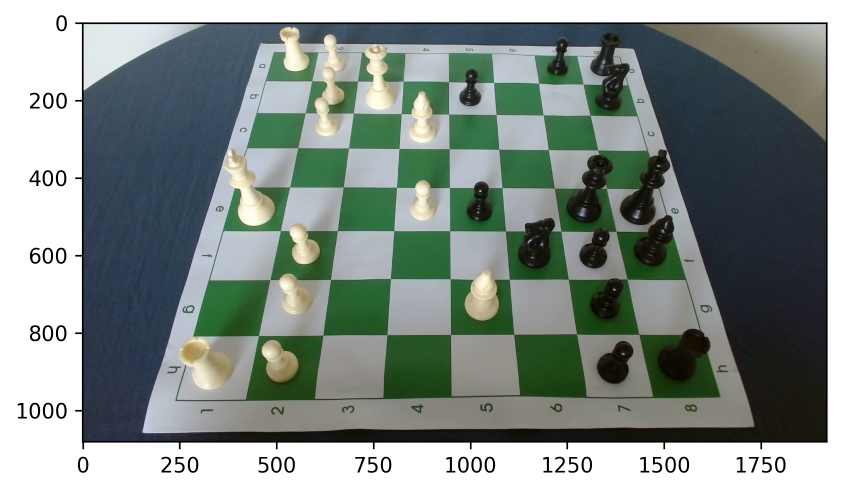
#> input picture notebooks/saved_images/base.png, 1683 x 984 px (shown at 1/2 size)
$ python -i chess_utils.py   (imports and definitions only)
#> lines starting #> are read from the running program, lines starting #| are printed output that depends on the picture; after the words box and inside, x2 and y2 are one past the last pixel; in counts of white or black regions, pixels touching at a corner belong together
"""
A module for processing chessboard images and deriving board states.
"""

from collections import defaultdict
import itertools
import operator

import cv2
import numpy as np
import scipy.cluster as clstr
import scipy.spatial as spatial


def preprocess(img):
    """Preprocess an image for downstream processing."""
    img = cv2.cvtColor(img, cv2.COLOR_BGR2RGB)
    grey = cv2.cvtColor(img, cv2.COLOR_RGB2GRAY)
    blur = cv2.blur(grey, (3, 3))
    return blur


def autocanny(blur):
    """Apply automatic Canny edge detection."""
    v = np.median(blur)
    sigma = 0.33
    l = int(max(0, (1.0 - sigma) * v))
    u = int(min(255, (1.0 + sigma) * v))
    canny = cv2.Canny(blur, l, u)
    return canny


def dilate(canny):
    """Dilate the edges in the image."""
    kernel = np.ones((3, 3), np.uint8)
    dilated = cv2.dilate(canny, kernel, iterations = 1)
    return dilated


def find_contour(dilated):
    """Find the largest contour in the dilated image."""
    contours, _ = cv2.findContours(dilated, cv2.RETR_EXTERNAL, cv2.CHAIN_APPROX_SIMPLE)
    largest_contour = max(contours, key=cv2.contourArea)
    points = largest_contour.reshape(-1, 2)
    return points


def find_corners(points):
    """Find the corners of a quadrilateral."""
    #Max x + y
    bottom_right, _ = max(enumerate([point[0] + point[1] for point in points]), key=operator.itemgetter(1))
    #Min x + y
    top_left, _ = min(enumerate([point[0] + point[1] for point in points]), key=operator.itemgetter(1))
    #Min x - y
    bottom_left, _ = min(enumerate([point[0] - point[1] for point in points]), key=operator.itemgetter(1))
    #Max x - y
    top_right, _ = max(enumerate([point[0] - point[1] for point in points]), key=operator.itemgetter(1))
    corners = np.asarray([points[top_left],
                          points[top_right],
                          points[bottom_left],
                          points[bottom_right]],
                          dtype='float32')
    return corners


def warp(img, corners):
    """Warp the image to a top-down view of the chessboard."""
    height, width = 800, 800
    dimensions = np.float32([[0, 0],[width, 0], [0, height],[width, height]])
    # Compute the perspective transformation matrix
    M = cv2.getPerspectiveTransform(corners, dimensions)
    # Retrieve the inverse transformation matrix for later use
    M_inv = cv2.invert(M)[1]
    # Warp the image using the perspective transformation matrix
    warped = cv2.warpPerspective(img, M, (width, height))
    return warped, M_inv


def close(canny):
    """Apply morphological closing to the Canny edges."""
    kernel = cv2.getStructuringElement(cv2.MORPH_RECT, (5, 5))
    closed = cv2.morphologyEx(canny, cv2.MORPH_CLOSE, kernel)
    return closed


def hough_lines(closed):
    """Detect lines in the closed image using a Hough transform."""
    lines = cv2.HoughLines(closed, 1, np.pi/180, 180)
    return lines


def sort_lines(lines):
    """Sort lines into horizontal and vertical based on their angles."""
    lines = np.reshape(lines, (-1, 2))
    h = []
    v = []
    for rho, theta in lines:
        if theta < np.pi / 4 or theta > np.pi - np.pi/4:
            v.append([rho, theta])
        else:
            h.append([rho, theta])
    return h, v


def find_intersections(h, v):
    """Find intersections between horizontal and vertical lines."""
    intersections = []
    for rho_h, theta_h in h:
        for rho_v, theta_v in v:
            a = np.array([[np.cos(theta_h), np.sin(theta_h)], [np.cos(theta_v), np.sin(theta_v)]])
            b = np.array([rho_h, rho_v])
            intersection = np.linalg.solve(a, b)
            intersections.append(intersection)
    return intersections


def cluster_intersections(intersections, max_dist=55):
    """Cluster intersection points to derive unique grid points."""
    Y = spatial.distance.pdist(intersections)
    Z = clstr.hierarchy.single(Y)
    T = clstr.hierarchy.fcluster(Z, max_dist, "distance")
    clusters = defaultdict(list)
    for i in range(len(T)):
        clusters[T[i]].append(intersections[i])
    clusters = clusters.values()
    clustered_points = np.array([np.mean(cluster, axis=0) for cluster in clusters]).tolist()
    return clustered_points


def get_squares(corners, M_inv):
    """Derive the 64 squares of the chessboard from the grid corners."""
    # Initialise grid dimensions based on corners
    h, w = np.max(corners, axis=0)
    x_start, y_start = np.min(corners, axis=0)
    rows = 8
    cols = 8

    # Create linearly spaced points along the x and y axes to define the grid
    x_points = np.linspace(x_start, w, cols + 1, dtype=int)
    y_points = np.linspace(y_start, h, rows + 1, dtype=int)
    # Create a meshgrid describing an evenly spaced 8*8 grid across the chessboard
    xv, yv = np.meshgrid(x_points, y_points)

    # Derive the four corners of each grid square
    squares = []
    for i in range(rows):
        for j in range(cols):
            top_left = (xv[i, j], yv[i, j])
            top_right = (xv[i, j + 1], yv[i, j])
            bottom_left = (xv[i + 1, j], yv[i + 1, j])
            bottom_right = (xv[i + 1, j + 1], yv[i + 1, j])
            corners = [top_left, top_right, bottom_left, bottom_right]
            squares.append(corners)
    squares = np.array(squares, dtype=np.float32).reshape(-1, 1, 2)

    # Apply the inverse perspective transformation to map the squares
    # back to the original image coordinates
    squares = cv2.perspectiveTransform(squares, M_inv)
    squares = squares.reshape(-1, 4, 2)
    return squares


def localise_and_extract(img):
    """Localise a chessboard in an image and extract the grid squares."""
    blur = preprocess(img)
    canny = autocanny(blur)
    dilated = dilate(canny)
    points = find_contour(dilated)
    board_corners = find_corners(points)
    warped, M_inv = warp(img, board_corners)
    closed = close(autocanny(preprocess(warped)))
    lines = hough_lines(closed)
    h, v = sort_lines(lines)
    intersections = find_intersections(h, v)
    clustered_points = cluster_intersections(intersections)
    grid_corners = find_corners(clustered_points)
    squares = get_squares(grid_corners, M_inv)
    return squares


# [140 lines left out: functions squares_to_dict, predict_board, get_fen_permutations, not called in this run]

>>> import cv2
>>> picture = cv2.imread('../../notebooks/saved_images/base.png')
#> picture is the input picture: shape (984, 1683, 3); mean B, G, R 135.4, 140.5, 129.7
>>> result = localise_and_extract(picture)
#> in preprocess, `grey = cv2.cvtColor(img, cv2.COLOR_RGB2GRAY)`:
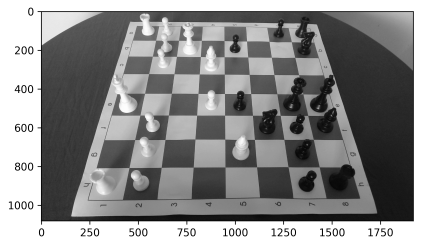
#> grey: shape (984, 1683) (shown at 1/4 size); min 0, max 255, mean 136.7
#> in autocanny, `v = np.median(blur)`: v = 132
#> in autocanny, `l = int(max(0, (1.0 - sigma) * v))`: l = 88
#> in autocanny, `u = int(min(255, (1.0 + sigma) * v))`: u = 175
#> in autocanny, `canny = cv2.Canny(blur, l, u)`:
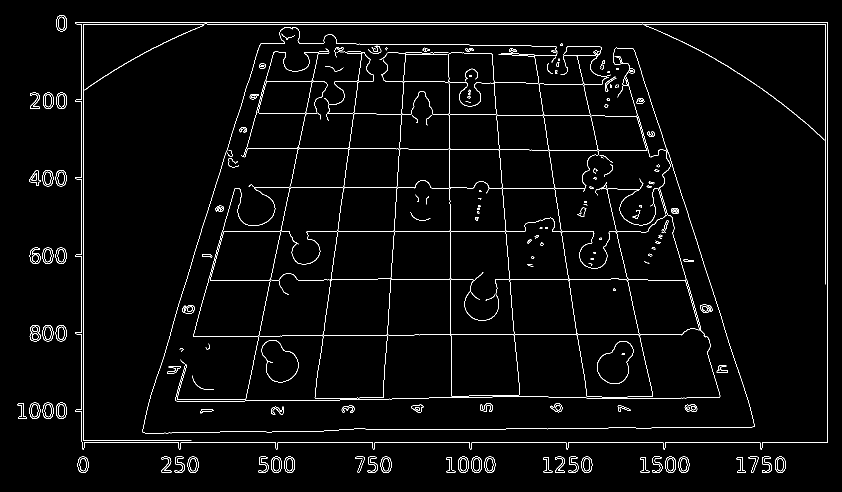
#> canny: shape (984, 1683) (shown at 1/2 size); 2.5% white in thin lines or dots, all inside (x1, y1, x2, y2) = (35, 30, 1656, 946)
#> in dilate, `dilated = cv2.dilate(canny, kernel, iterations = 1)`:
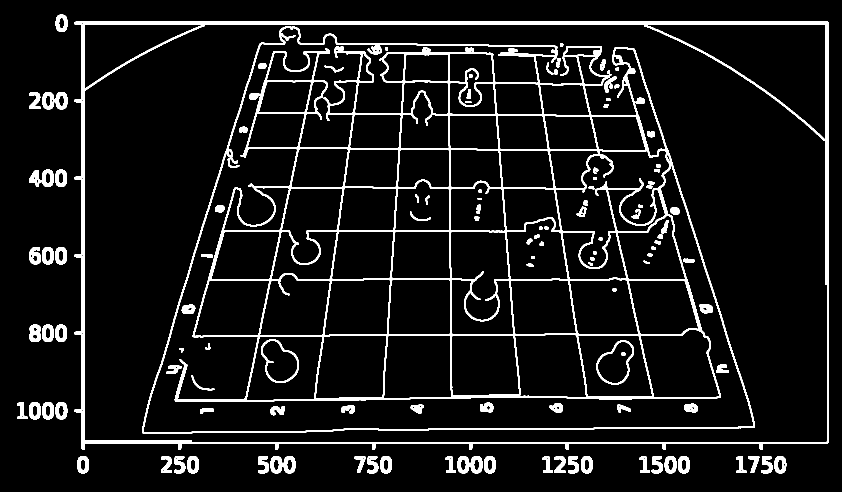
#> dilated: shape (984, 1683) (shown at 1/2 size); 7.8% white; 128 white regions
#> in find_contour, `contours, _ = cv2.findContours(dilated, cv2.RETR_EXTERNAL, cv2.CHAIN_A..`: contours = 44 contours; largest, box (x1, y1, x2, y2) and area: (149, 43, 1657, 900) 1260488, (760, 912, 784, 947) 671, (374, 912, 398, 947) 671, (84, 649, 108, 684) 671, (111, 184, 135, 219) 671
#> in find_contour, `largest_contour = max(contours, key=cv2.contourArea)`: largest_contour = contour of 142 points, box (x1, y1, x2, y2) (149, 43, 1657, 900), area 1260488
#> in find_contour, `points = largest_contour.reshape(-1, 2)`: points = 142 pairs, first value 149 to 1656, second value 43 to 899
#> in find_corners, `bottom_right, _ = max(enumerate([point[0] + point[1] for point in poin..`: bottom_right = 138
#> in find_corners, `top_left, _ = min(enumerate([point[0] + point[1] for point in points])..`: top_left = 2
#> in find_corners, `bottom_left, _ = min(enumerate([point[0] - point[1] for point in point..`: bottom_left = 62
#> in find_corners, `top_right, _ = max(enumerate([point[0] - point[1] for point in points]..`: top_right = 140
#> in find_corners, `corners = np.asarray([points[top_left], points[top_right], points[bott..`: corners = [[149, 44], [1656, 44], [164, 899], [1655, 886]]
#> in warp, `M = cv2.getPerspectiveTransform(corners, dimensions)`: M = [[0.522, -0.00915, -77.32], [4.29e-18, 0.924, -40.65], [-1.02e-05, -1.22e-05, 1]]
#> in warp, `M_inv = cv2.invert(M)[1]`: M_inv = [[1.92, 0.021, 149.3], [0.00086, 1.08, 44.09], [1.95e-05, 1.35e-05, 1]]
#> in warp, `warped = cv2.warpPerspective(img, M, (width, height))`:
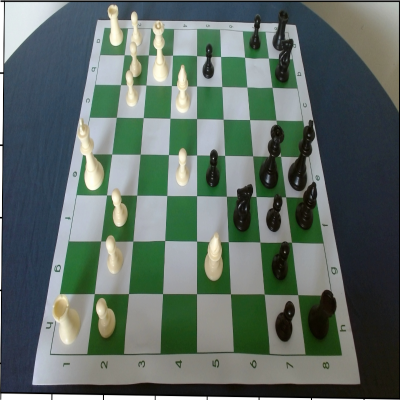
#> warped: shape (800, 800, 3) (shown at 1/2 size); mean B, G, R 101.2, 107.9, 93.9
#> in preprocess (call 2), `grey = cv2.cvtColor(img, cv2.COLOR_RGB2GRAY)`:
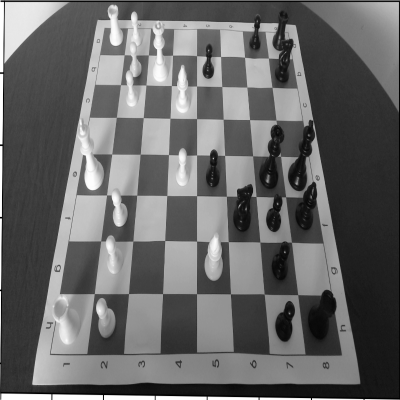
#> grey: shape (800, 800) (shown at 1/2 size); min 0, max 255, mean 102.9
#> in autocanny (call 2), `v = np.median(blur)`: v = 86
#> in autocanny (call 2), `l = int(max(0, (1.0 - sigma) * v))`: l = 57
#> in autocanny (call 2), `u = int(min(255, (1.0 + sigma) * v))`: u = 114
#> in autocanny (call 2), `canny = cv2.Canny(blur, l, u)`:
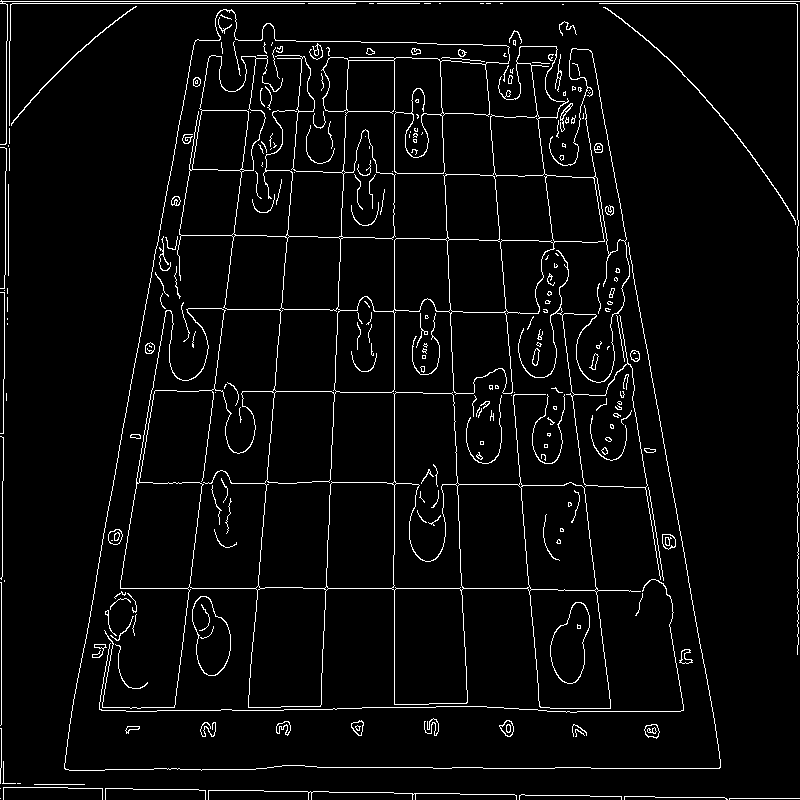
#> canny: shape (800, 800); 4.1% white in thin lines or dots
#> in close, `kernel = cv2.getStructuringElement(cv2.MORPH_RECT, (5, 5))`: kernel = [[1, 1, 1, 1, 1], [1, 1, 1, 1, 1], [1, 1, 1, 1, 1], [1, 1, 1, 1, 1], [1, 1, 1, 1, 1]]
#> in close, `closed = cv2.morphologyEx(canny, cv2.MORPH_CLOSE, kernel)`:
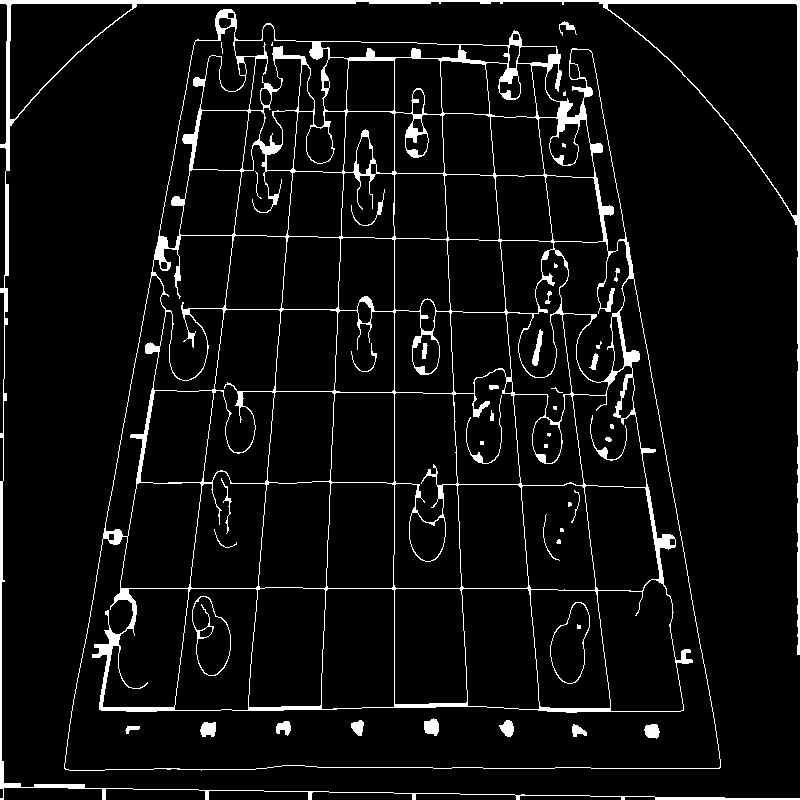
#> closed: shape (800, 800); 6.1% white; 46 white regions (15 under 20 px), largest, box (x1, y1, x2, y2) and area: (64, 9, 721, 771) 26463, (0, 0, 800, 800) 9094, (192, 596, 231, 676) 312
#> in hough_lines, `lines = cv2.HoughLines(closed, 1, np.pi/180, 180)`: lines = 48 rows, first 8: [0, 1.57], [798, 0], [394, 0], [10, 0.0175], [786, 1.59], [588, 1.57], [231, 1.59], [-519, 3.02]
#> in sort_lines, `lines = np.reshape(lines, (-1, 2))`: lines = 48 pairs, first value -577 to 800, second value 0 to 3.11
#> the loop in sort_lines, `for rho, theta in lines:` made 48 passes
#> after the loop in sort_lines, `for rho, theta in lines:`: h = 26 pairs, first value -10 to 786, second value 1.55 to 1.62; v = 22 items, first 6: [798, 0], [394, 0], [10, 0.0175], [-519, 3.02], [260, 0.122], [-476, 3.05]
#> the loop in find_intersections, `for rho_h, theta_h in h:` made 26 passes
#> (rho_h, theta_h) on passes 1 to 8: (0, 1.57), (786, 1.59), (588, 1.57), (231, 1.59), (166, 1.59), (709, 1.57), (713, 1.55), (768, 1.57)
#> after the loop in find_intersections, `for rho_h, theta_h in h:`: intersections = 572 pairs, first value -3.72 to 800.3, second value -10 to 800
#> in cluster_intersections, `Z = clstr.hierarchy.single(Y)`: Z = 571 rows, first 6: [565, 570, 0.0112, 2], [16, 302, 0.0183, 2], [236, 573, 0.0185, 3], [214, 258, 0.023, 2], [484, 505, 0.0282, 2], [56, 59, 0.0295, 2]
#> in cluster_intersections, `T = clstr.hierarchy.fcluster(Z, max_dist, "distance")`: T = 572 values, max 65 at index 0, min 1 at index 115, mean 34.87
#> in localise_and_extract, `clustered_points = cluster_intersections(intersections)`: clustered_points = 65 pairs, first value 2.25 to 798.8, second value 26.3 to 782.5
#> in localise_and_extract, `grid_corners = find_corners(clustered_points)`: grid_corners = [[5.51, 26.3], [798.8, 34.82], [27.46, 741], [792.7, 731.3]]
#> in get_squares, `h, w = np.max(corners, axis=0)`: h = 798.8; w = 741
#> in get_squares, `x_start, y_start = np.min(corners, axis=0)`: x_start = 5.51; y_start = 26.3
#> after the loop in get_squares, `for i in range(rows):`: squares = 64 items
#> in get_squares, `squares = np.array(squares, dtype=np.float32).reshape(-1, 1, 2)`: squares = 256 rows, first 8: [5, 26], [97, 26], [5, 122], [97, 122], [97, 26], [189, 26], [97, 122], [189, 122]
#> in get_squares, `squares = cv2.perspectiveTransform(squares, M_inv)`: squares = 256 rows, first 8: [159.1, 72.07], [334.7, 72.02], [160.9, 175.6], [336.2, 175.3], [334.7, 72.02], [509.6, 71.97], [336.2, 175.3], [511, 175.1]

$ run again, on notebooks/saved_images/clustered_intersections.png
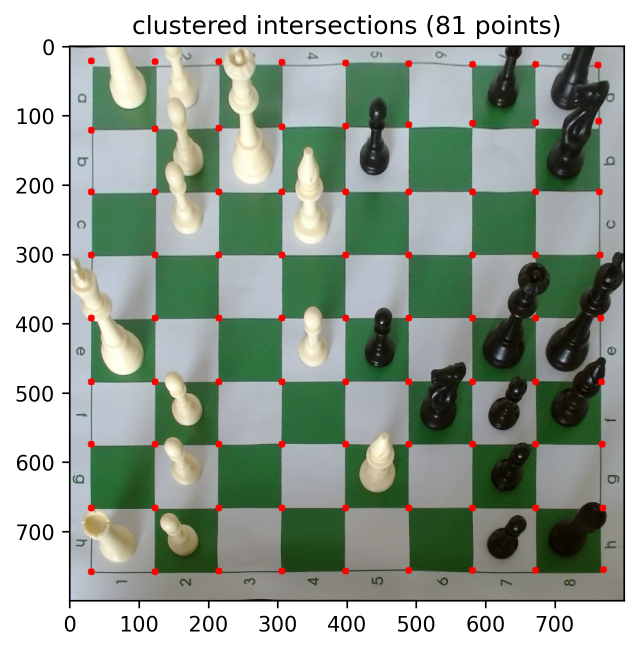
#> input picture notebooks/saved_images/clustered_intersections.png, 1277 x 1302 px (shown at 1/2 size)
#> picture is the input picture: shape (1302, 1277, 3); mean B, G, R 151, 162.8, 150.7
#> in autocanny, `v = np.median(blur)`: v = 167
#> l = 111
#> u = 222
#> canny: shape (1302, 1277); 2.9% white in thin lines or dots
#> dilated: shape (1302, 1277); 9% white; 169 white regions
#> contours = 79 contours; largest, box (x1, y1, x2, y2) and area: (123, 89, 1252, 1218) 1244422, (872, 30, 900, 70) 903, (952, 39, 980, 79) 796, (465, 29, 493, 70) 794, (611, 39, 653, 70) 690
#> largest_contour = contour of 162 points, box (x1, y1, x2, y2) (123, 89, 1252, 1218), area 1244422
#> in find_contour, `points = largest_contour.reshape(-1, 2)`: points = 162 pairs, first value 123 to 1251, second value 89 to 1217
#> bottom_right = 158
#> top_left = 4
#> bottom_left = 82
#> top_right = 160
#> corners = [[123, 91], [1251, 90], [137, 1217], [1250, 1204]]
#> M = [[0.7, -0.0087, -85.3], [0.00062, 0.699, -63.73], [-9.57e-06, -1.17e-05, 1]]
#> in warp, `M_inv = cv2.invert(M)[1]`: M_inv = [[1.43, 0.0199, 123.3], [-2.05e-05, 1.43, 91.2], [1.37e-05, 1.69e-05, 1]]
#> img: shape (800, 800, 3)
#> in preprocess (call 2), `grey = cv2.cvtColor(img, cv2.COLOR_RGB2GRAY)`:
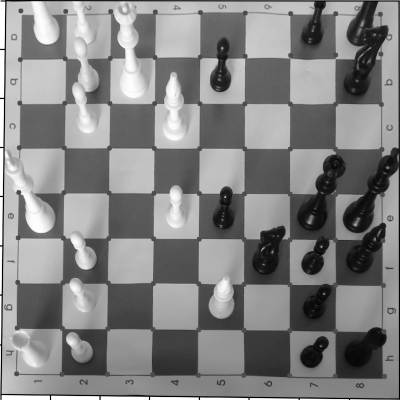
#> grey: shape (800, 800) (shown at 1/2 size); min 0, max 255, mean 130.1
#> blur: shape (800, 800)
#> canny: shape (800, 800); 4% white in thin lines or dots
#> kernel = [[1, 1, 1, 1, 1], [1, 1, 1, 1, 1], [1, 1, 1, 1, 1], [1, 1, 1, 1, 1], [1, 1, 1, 1, 1]]
#> in close, `closed = cv2.morphologyEx(canny, cv2.MORPH_CLOSE, kernel)`:
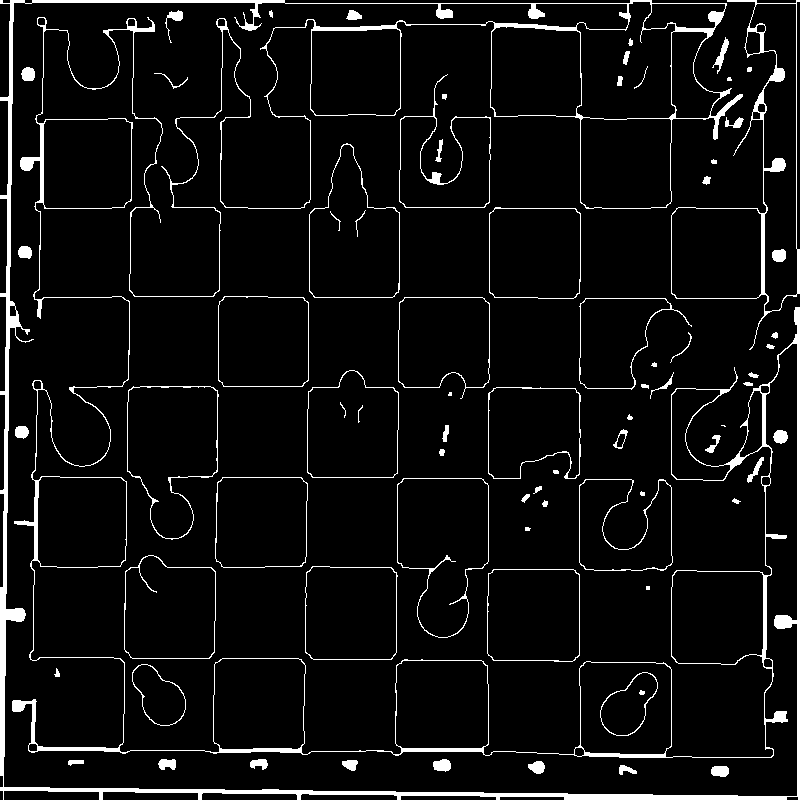
#> closed: shape (800, 800); 5.9% white; 78 white regions (4 under 20 px), largest, box (x1, y1, x2, y2) and area: (0, 0, 800, 800) 24257, (671, 0, 800, 350) 2208, (399, 74, 491, 208) 719
#> in hough_lines, `lines = cv2.HoughLines(closed, 1, np.pi/180, 180)`: lines = 58 rows, first 8: [13, 0.0175], [786, 1.59], [798, 0], [671, 0], [44, 0.0175], [3, 1.57], [580, 0], [763, 0]
#> in sort_lines, `lines = np.reshape(lines, (-1, 2))`: lines = 58 pairs, first value -792 to 809, second value 0 to 3.12
#> the loop in sort_lines, `for rho, theta in lines:` made 58 passes
#> after the loop in sort_lines, `for rho, theta in lines:`: h = 26 pairs, first value -3 to 809, second value 1.55 to 1.62; v = 32 pairs, first value -792 to 798, second value 0 to 3.12
#> the loop in find_intersections, `for rho_h, theta_h in h:` made 26 passes
#> (rho_h, theta_h) on passes 1 to 8: (786, 1.59), (3, 1.57), (208, 1.57), (794, 1.57), (750, 1.57), (297, 1.57), (0, 1.57), (745, 1.59)
#> after the loop in find_intersections, `for rho_h, theta_h in h:`: intersections = 832 pairs, first value -11.25 to 806.2, second value -3.58 to 809.3
#> Z = 831 rows, first 6: [224, 236, 6.23e-05, 2], [198, 210, 0.000914, 2], [199, 209, 0.00122, 2], [239, 832, 0.00402, 3], [218, 762, 0.00501, 2], [370, 371, 0.00743, 2]
#> T = 832 values, max 63 at index 2, min 1 at index 800, mean 22.32
#> clustered_points = 63 pairs, first value 5.58 to 779.5, second value 9.23 to 773.6
#> grid_corners = [[12.91, 9.23], [776.2, 22.56], [5.58, 766.1], [779.5, 773.6]]
#> in get_squares, `h, w = np.max(corners, axis=0)`: h = 779.5; w = 773.6
#> x_start = 5.58; y_start = 9.23
#> after the loop in get_squares, `for i in range(rows):`: squares = 64 items
#> in get_squares, `squares = np.array(squares, dtype=np.float32).reshape(-1, 1, 2)`: squares = 256 rows, first 8: [5, 9], [101, 9], [5, 105], [101, 105], [101, 9], [197, 9], [101, 105], [197, 105]
#> in get_squares, `squares = cv2.perspectiveTransform(squares, M_inv)`: squares = 256 rows, first 8: [130.3, 103.8], [266.9, 103.7], [132, 240.5], [268.4, 240.2], [266.9, 103.7], [403.2, 103.6], [268.4, 240.2], [404.4, 239.9]
